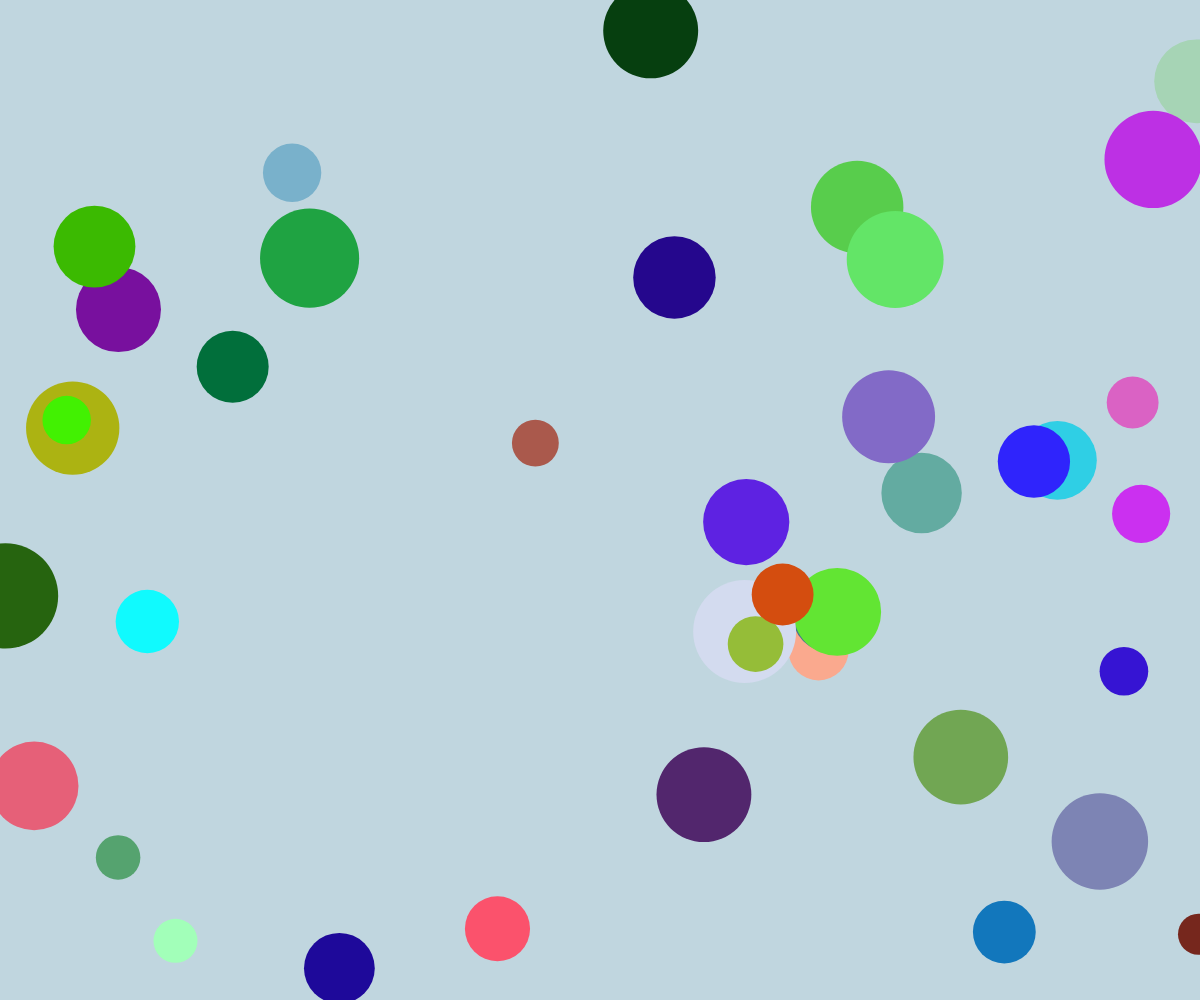
Frame 1 (no input)
Frame 60 (no input): identical to frame 1, image omitted
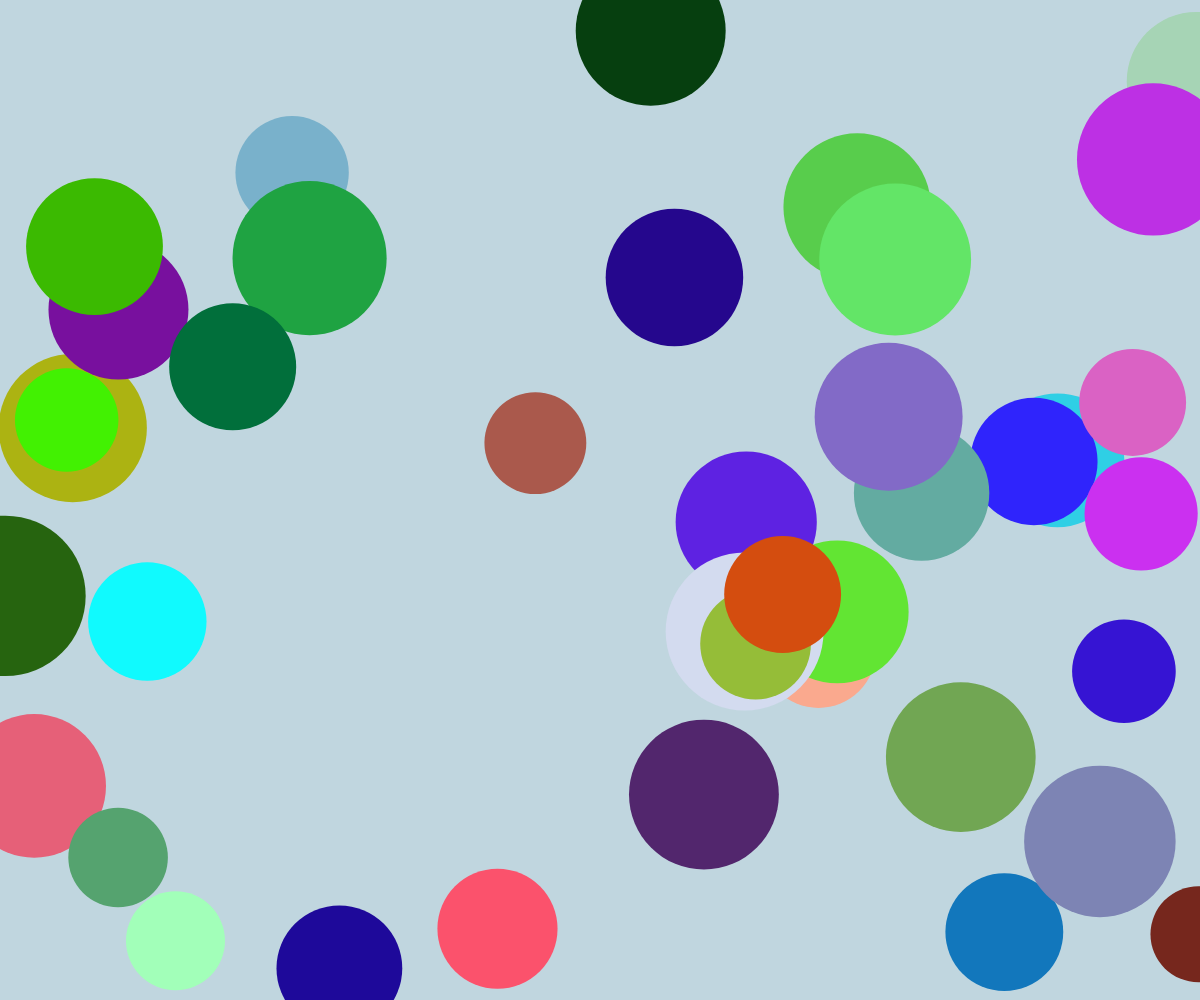
Frame 120 (the mouse pressed at the canvas centre since frame 60)

The p5.js sketch that drew these frames (run headless with seeded random() and noise() and a simulated clock; from frame 60 on, the mouse is pressed at the canvas centre):

// p5.js sketch
// ── sketch.js
let circles = [];

function setup() { 
  createCanvas(windowWidth, windowHeight); // 全視窗畫布
  

  // 產生 40 個圓的初始位置和顏色
  for (let i = 0; i < 40; i++) {
    circles.push({
      x: random(width),
      y: random(height),
      size: random(30, 100),
      color: color(random(255), random(255), random(255)) // 鮮豔顏色
    });
  }
}

function draw() {
  background('#c0d6df'); // 重繪背景

  // 計算圓的大小變化幅度
  let sizeOffset = map(mouseX, 0, width, 10, 120);

  // 繪製圓
  for (let circle of circles) {
    fill(circle.color);
    noStroke();
    ellipse(circle.x, circle.y, circle.size + sizeOffset);
  }
}

function windowResized() {
  resizeCanvas(windowWidth, windowHeight); // 當視窗大小改變時，調整畫布大小
}

// ── style.css
html, body {
  margin: 0;
  padding: 0;
}

canvas {
  display: block;
  z-index: 0; /* 最底層 */
  position: absolute;
  top: 0;
  left: 0;
}

/* 選單樣式 */
.menu {
  position: fixed;
  top: -100px; /* 初始位置隱藏在畫面上方 */
  right: 0;
  left: 0;
  background-color: rgba(211, 211, 211, 0.9); /* 淺灰色背景 */
  display: flex;
  justify-content: center;
  gap: 10px;
  padding: 10px;
  list-style: none;
  margin: 0;
  transition: top 0.5s ease; /* 滑入滑出效果 */
  z-index: 2;
}

.menu li {
  margin: 0;
  padding: 0;
  position: relative; /* 讓子選單相對於父選單定位 */
}

.menu a {
  text-decoration: none;
  color: white; /* 項目文字顏色 */
  font-size: 20px; /* 項目文字大小 */
  font-weight: bold;
  background-color: blue;
  padding: 5px 10px;
  border-radius: 5px;
  transition: color 0.3s;
}

.menu a:hover {
  color: red; /* 滑鼠懸停時文字顏色變為紅色 */
}

.submenu {
  display: none;
  position: absolute;
  top: 100%;
  left: 0;
  background-color: rgba(211, 211, 211, 0.9);
  list-style: none;
  padding: 5px 0;
  margin: 0;
  z-index: 3;
  box-shadow: 0px 4px 6px rgba(0, 0, 0, 0.1); /* 添加陰影效果 */
}

.submenu li {
  padding: 5px 10px;
}

.submenu li a {
  background-color: transparent;
  color: black;
  font-size: 18px;
}

.dropdown:hover .submenu {
  display: block;
}

iframe {
  position: absolute;
  top: 10%;
  left: 10%;
  width: 80%;
  height: 80%;
  background-color: rgba(255, 255, 255, 0.2); /* 背景透明度 0.2 */
  z-index: 1; /* 第二層 */
  border: none;
}
